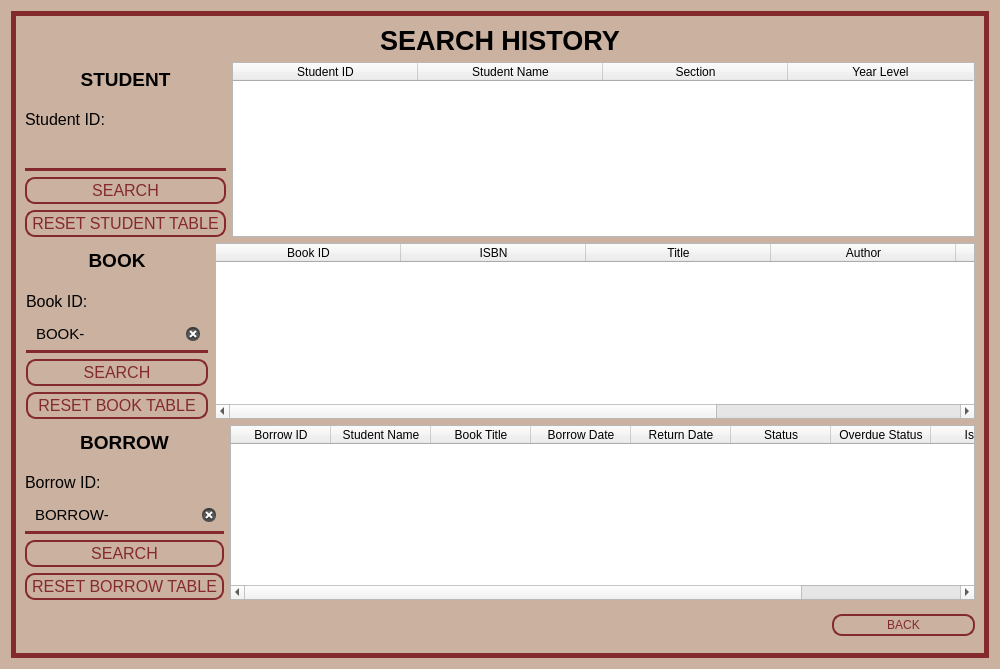
<?xml version="1.0" encoding="UTF-8"?>
<ui version="4.0">
 <class>SearchHistory</class>
 <widget class="QWidget" name="SearchHistory">
  <property name="geometry">
   <rect>
    <x>0</x>
    <y>0</y>
    <width>1000</width>
    <height>669</height>
   </rect>
  </property>
  <property name="windowTitle">
   <string>Form</string>
  </property>
  <property name="styleSheet">
   <string notr="true">.QWidget{background-color:  #CBB1A0;border-radius: 10px}</string>
  </property>
  <layout class="QVBoxLayout" name="verticalLayout_2">
   <item>
    <widget class="QFrame" name="border">
     <property name="styleSheet">
      <string notr="true">#border{
	color: #842a2d;
}</string>
     </property>
     <property name="frameShape">
      <enum>QFrame::Box</enum>
     </property>
     <property name="lineWidth">
      <number>5</number>
     </property>
     <property name="midLineWidth">
      <number>5</number>
     </property>
     <layout class="QVBoxLayout" name="verticalLayout">
      <item>
       <widget class="QLabel" name="title_name">
        <property name="font">
         <font>
          <pointsize>20</pointsize>
          <bold>true</bold>
         </font>
        </property>
        <property name="text">
         <string>SEARCH HISTORY</string>
        </property>
        <property name="alignment">
         <set>Qt::AlignCenter</set>
        </property>
       </widget>
      </item>
      <item>
       <layout class="QGridLayout" name="tables">
        <item row="0" column="0">
         <layout class="QFormLayout" name="student_form">
          <item row="0" column="0">
           <layout class="QVBoxLayout" name="student_VerticalLayout">
            <property name="topMargin">
             <number>0</number>
            </property>
            <property name="rightMargin">
             <number>0</number>
            </property>
            <item>
             <widget class="QLabel" name="student_label">
              <property name="font">
               <font>
                <pointsize>14</pointsize>
                <bold>true</bold>
               </font>
              </property>
              <property name="text">
               <string>STUDENT</string>
              </property>
              <property name="alignment">
               <set>Qt::AlignCenter</set>
              </property>
             </widget>
            </item>
            <item>
             <widget class="QLabel" name="student_id_label">
              <property name="font">
               <font>
                <pointsize>12</pointsize>
               </font>
              </property>
              <property name="text">
               <string>Student ID:</string>
              </property>
              <property name="alignment">
               <set>Qt::AlignLeading|Qt::AlignLeft|Qt::AlignVCenter</set>
              </property>
             </widget>
            </item>
            <item>
             <widget class="QLineEdit" name="input_student_id">
              <property name="font">
               <font>
                <pointsize>11</pointsize>
                <italic>false</italic>
                <bold>false</bold>
               </font>
              </property>
              <property name="styleSheet">
               <string notr="true">QLineEdit {
      color: #000000;
      font: 11pt &quot;Verdana&quot;;
      border: None;
      border-bottom-color: white;
      border-radius: 10px;
      padding: 0 8px;
      background: #CBB1A0;
      selection-background-color: darkgray;
}</string>
              </property>
              <property name="maxLength">
               <number>12</number>
              </property>
              <property name="clearButtonEnabled">
               <bool>true</bool>
              </property>
             </widget>
            </item>
            <item>
             <widget class="Line" name="line">
              <property name="styleSheet">
               <string notr="true">border: 2px solid #842a2d;</string>
              </property>
              <property name="orientation">
               <enum>Qt::Horizontal</enum>
              </property>
             </widget>
            </item>
            <item>
             <widget class="QPushButton" name="student_search_button">
              <property name="font">
               <font>
                <pointsize>12</pointsize>
                <italic>false</italic>
                <bold>false</bold>
               </font>
              </property>
              <property name="cursor">
               <cursorShape>PointingHandCursor</cursorShape>
              </property>
              <property name="styleSheet">
               <string notr="true">QPushButton{
	color: #842a2d;
	font: 12pt &quot;Franklin Gothic Book&quot; bold;
	border: 2px solid #842a2d;
	padding: 2px 53px;
	border-radius: 10px;
	opacity: 100;
}

QPushButton:hover{
    background-color: #842a2d;
	color: #CBB1A0;
}</string>
              </property>
              <property name="text">
               <string>SEARCH</string>
              </property>
             </widget>
            </item>
            <item>
             <widget class="QPushButton" name="student_reset_button">
              <property name="font">
               <font>
                <pointsize>12</pointsize>
                <italic>false</italic>
                <bold>false</bold>
               </font>
              </property>
              <property name="cursor">
               <cursorShape>PointingHandCursor</cursorShape>
              </property>
              <property name="styleSheet">
               <string notr="true">QPushButton{
	color: #842a2d;
	font: 12pt &quot;Franklin Gothic Book&quot; bold;
	border: 2px solid #842a2d;
	padding: 2px 5px;
	border-radius: 10px;
	opacity: 100;
}

QPushButton:hover{
    background-color: #842a2d;
	color: #CBB1A0;
}</string>
              </property>
              <property name="text">
               <string>RESET STUDENT TABLE</string>
              </property>
             </widget>
            </item>
           </layout>
          </item>
          <item row="0" column="1">
           <widget class="QTableWidget" name="student_tableWidget">
            <attribute name="horizontalHeaderDefaultSectionSize">
             <number>185</number>
            </attribute>
            <column>
             <property name="text">
              <string>Student ID</string>
             </property>
            </column>
            <column>
             <property name="text">
              <string>Student Name</string>
             </property>
            </column>
            <column>
             <property name="text">
              <string>Section</string>
             </property>
            </column>
            <column>
             <property name="text">
              <string>Year Level</string>
             </property>
            </column>
           </widget>
          </item>
         </layout>
        </item>
        <item row="1" column="0">
         <layout class="QFormLayout" name="book_form">
          <item row="0" column="0">
           <layout class="QVBoxLayout" name="book_verticalLayout">
            <property name="leftMargin">
             <number>1</number>
            </property>
            <property name="rightMargin">
             <number>1</number>
            </property>
            <item>
             <widget class="QLabel" name="book_label">
              <property name="font">
               <font>
                <pointsize>14</pointsize>
                <bold>true</bold>
               </font>
              </property>
              <property name="text">
               <string>BOOK</string>
              </property>
              <property name="alignment">
               <set>Qt::AlignCenter</set>
              </property>
             </widget>
            </item>
            <item>
             <widget class="QLabel" name="book_id_label">
              <property name="font">
               <font>
                <pointsize>12</pointsize>
               </font>
              </property>
              <property name="text">
               <string>Book ID:</string>
              </property>
              <property name="alignment">
               <set>Qt::AlignLeading|Qt::AlignLeft|Qt::AlignVCenter</set>
              </property>
             </widget>
            </item>
            <item>
             <widget class="QLineEdit" name="input_book_id">
              <property name="font">
               <font>
                <pointsize>11</pointsize>
                <italic>false</italic>
                <bold>false</bold>
               </font>
              </property>
              <property name="styleSheet">
               <string notr="true">QLineEdit {
      color: #000000;
      font: 11pt &quot;Verdana&quot;;
      border: None;
      border-bottom-color: white;
      border-radius: 10px;
      padding: 0 8px;
      background: #CBB1A0;
      selection-background-color: darkgray;
}</string>
              </property>
              <property name="inputMask">
               <string/>
              </property>
              <property name="text">
               <string>BOOK-</string>
              </property>
              <property name="maxLength">
               <number>10</number>
              </property>
              <property name="clearButtonEnabled">
               <bool>true</bool>
              </property>
             </widget>
            </item>
            <item>
             <widget class="Line" name="line_2">
              <property name="styleSheet">
               <string notr="true">border: 2px solid #842a2d;</string>
              </property>
              <property name="orientation">
               <enum>Qt::Horizontal</enum>
              </property>
             </widget>
            </item>
            <item>
             <widget class="QPushButton" name="book_search_button">
              <property name="font">
               <font>
                <pointsize>12</pointsize>
                <italic>false</italic>
                <bold>false</bold>
               </font>
              </property>
              <property name="cursor">
               <cursorShape>PointingHandCursor</cursorShape>
              </property>
              <property name="styleSheet">
               <string notr="true">QPushButton{
	color: #842a2d;
	font: 12pt &quot;Franklin Gothic Book&quot; bold;
	border: 2px solid #842a2d;
	padding: 2px 53px;
	border-radius: 10px;
	opacity: 100;
}

QPushButton:hover{
    background-color: #842a2d;
	color: #CBB1A0;
}</string>
              </property>
              <property name="text">
               <string>SEARCH</string>
              </property>
             </widget>
            </item>
            <item>
             <widget class="QPushButton" name="book_reset_button">
              <property name="font">
               <font>
                <pointsize>12</pointsize>
                <italic>false</italic>
                <bold>false</bold>
               </font>
              </property>
              <property name="cursor">
               <cursorShape>PointingHandCursor</cursorShape>
              </property>
              <property name="styleSheet">
               <string notr="true">QPushButton{
	color: #842a2d;
	font: 12pt &quot;Franklin Gothic Book&quot; bold;
	border: 2px solid #842a2d;
	padding: 2px 5px;
	border-radius: 10px;
	opacity: 100;
}

QPushButton:hover{
    background-color: #842a2d;
	color: #CBB1A0;
}</string>
              </property>
              <property name="text">
               <string>RESET BOOK TABLE</string>
              </property>
             </widget>
            </item>
           </layout>
          </item>
          <item row="0" column="1">
           <widget class="QTableWidget" name="book_tableWidget">
            <attribute name="horizontalHeaderDefaultSectionSize">
             <number>185</number>
            </attribute>
            <column>
             <property name="text">
              <string>Book ID</string>
             </property>
            </column>
            <column>
             <property name="text">
              <string>ISBN</string>
             </property>
            </column>
            <column>
             <property name="text">
              <string>Title</string>
             </property>
            </column>
            <column>
             <property name="text">
              <string>Author</string>
             </property>
            </column>
            <column>
             <property name="text">
              <string>Condition</string>
             </property>
            </column>
            <column>
             <property name="text">
              <string>Status</string>
             </property>
            </column>
           </widget>
          </item>
         </layout>
        </item>
        <item row="2" column="0">
         <layout class="QFormLayout" name="borrow_form">
          <item row="0" column="0">
           <layout class="QVBoxLayout" name="borrow_verticalLayout">
            <item>
             <widget class="QLabel" name="borrow_label">
              <property name="font">
               <font>
                <pointsize>14</pointsize>
                <bold>true</bold>
               </font>
              </property>
              <property name="text">
               <string>BORROW</string>
              </property>
              <property name="alignment">
               <set>Qt::AlignCenter</set>
              </property>
             </widget>
            </item>
            <item>
             <widget class="QLabel" name="borrow_id_label">
              <property name="font">
               <font>
                <pointsize>12</pointsize>
               </font>
              </property>
              <property name="text">
               <string>Borrow ID:</string>
              </property>
              <property name="alignment">
               <set>Qt::AlignLeading|Qt::AlignLeft|Qt::AlignVCenter</set>
              </property>
             </widget>
            </item>
            <item>
             <widget class="QLineEdit" name="input_borrow_id">
              <property name="font">
               <font>
                <pointsize>11</pointsize>
                <italic>false</italic>
                <bold>false</bold>
               </font>
              </property>
              <property name="styleSheet">
               <string notr="true">QLineEdit {
      color: #000000;
      font: 11pt &quot;Verdana&quot;;
      border: None;
      border-bottom-color: white;
      border-radius: 10px;
      padding: 0 8px;
      background: #CBB1A0;
      selection-background-color: darkgray;
}</string>
              </property>
              <property name="inputMask">
               <string/>
              </property>
              <property name="text">
               <string>BORROW-</string>
              </property>
              <property name="maxLength">
               <number>12</number>
              </property>
              <property name="clearButtonEnabled">
               <bool>true</bool>
              </property>
             </widget>
            </item>
            <item>
             <widget class="Line" name="line_3">
              <property name="styleSheet">
               <string notr="true">border: 2px solid #842a2d;</string>
              </property>
              <property name="orientation">
               <enum>Qt::Horizontal</enum>
              </property>
             </widget>
            </item>
            <item>
             <widget class="QPushButton" name="borrow_search_button">
              <property name="font">
               <font>
                <pointsize>12</pointsize>
                <italic>false</italic>
                <bold>false</bold>
               </font>
              </property>
              <property name="cursor">
               <cursorShape>PointingHandCursor</cursorShape>
              </property>
              <property name="styleSheet">
               <string notr="true">QPushButton{
	color: #842a2d;
	font: 12pt &quot;Franklin Gothic Book&quot; bold;
	border: 2px solid #842a2d;
	padding: 2px 53px;
	border-radius: 10px;
	opacity: 100;
}

QPushButton:hover{
    background-color: #842a2d;
	color: #CBB1A0;
}</string>
              </property>
              <property name="text">
               <string>SEARCH</string>
              </property>
             </widget>
            </item>
            <item>
             <widget class="QPushButton" name="borrow_reset_button">
              <property name="font">
               <font>
                <pointsize>12</pointsize>
                <italic>false</italic>
                <bold>false</bold>
               </font>
              </property>
              <property name="cursor">
               <cursorShape>PointingHandCursor</cursorShape>
              </property>
              <property name="styleSheet">
               <string notr="true">QPushButton{
	color: #842a2d;
	font: 12pt &quot;Franklin Gothic Book&quot; bold;
	border: 2px solid #842a2d;
	padding: 2px 5px;
	border-radius: 10px;
	opacity: 100;
}

QPushButton:hover{
    background-color: #842a2d;
	color: #CBB1A0;
}</string>
              </property>
              <property name="text">
               <string>RESET BORROW TABLE</string>
              </property>
             </widget>
            </item>
           </layout>
          </item>
          <item row="0" column="1">
           <widget class="QTableWidget" name="borrow_tableWidget">
            <column>
             <property name="text">
              <string>Borrow ID</string>
             </property>
            </column>
            <column>
             <property name="text">
              <string>Student Name</string>
             </property>
            </column>
            <column>
             <property name="text">
              <string>Book Title</string>
             </property>
            </column>
            <column>
             <property name="text">
              <string>Borrow Date</string>
             </property>
            </column>
            <column>
             <property name="text">
              <string>Return Date</string>
             </property>
            </column>
            <column>
             <property name="text">
              <string>Status</string>
             </property>
            </column>
            <column>
             <property name="text">
              <string>Overdue Status</string>
             </property>
            </column>
            <column>
             <property name="text">
              <string>Issuer</string>
             </property>
            </column>
            <column>
             <property name="text">
              <string>Payment Amount</string>
             </property>
            </column>
           </widget>
          </item>
         </layout>
        </item>
       </layout>
      </item>
      <item>
       <layout class="QHBoxLayout" name="below">
        <item>
         <widget class="QLabel" name="status_label">
          <property name="font">
           <font>
            <pointsize>12</pointsize>
            <italic>true</italic>
            <bold>true</bold>
           </font>
          </property>
          <property name="styleSheet">
           <string notr="true">padding: 10px 0px;
color: red;</string>
          </property>
          <property name="text">
           <string/>
          </property>
          <property name="alignment">
           <set>Qt::AlignLeading|Qt::AlignLeft|Qt::AlignVCenter</set>
          </property>
         </widget>
        </item>
        <item>
         <spacer name="horizontalSpacer">
          <property name="orientation">
           <enum>Qt::Horizontal</enum>
          </property>
          <property name="sizeHint" stdset="0">
           <size>
            <width>40</width>
            <height>20</height>
           </size>
          </property>
         </spacer>
        </item>
        <item>
         <widget class="QPushButton" name="logout_button">
          <property name="cursor">
           <cursorShape>PointingHandCursor</cursorShape>
          </property>
          <property name="styleSheet">
           <string notr="true">QPushButton{
	color: #842a2d;
	font: 17pt &quot;Franklin Gothic Book&quot;;
	border: 2px solid #842a2d;
	padding: 2px 53px;
	border-radius: 10px;
	opacity: 100;
}

QPushButton:hover{
    background-color: #842a2d;
	color: #CBB1A0;
}</string>
          </property>
          <property name="text">
           <string>BACK</string>
          </property>
         </widget>
        </item>
       </layout>
      </item>
     </layout>
    </widget>
   </item>
  </layout>
 </widget>
 <resources/>
 <connections/>
</ui>
